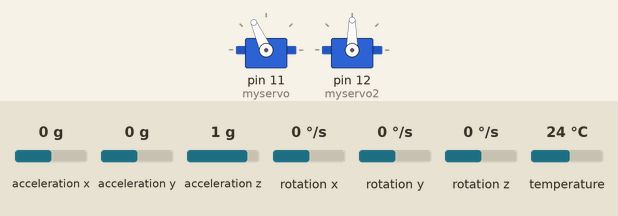
Recording of a sketch running on a simulated Arduino Uno, built with avr-gcc and run on an emulated ATmega328P. On the bench: 2 × servo. The inputs (shaded band) are chosen by the test bench; at power-on: acceleration y 0 g, rotation x 0 °/s, acceleration x 0 g, acceleration z 1 g, rotation y 0 °/s, rotation z 0 °/s, temperature 24 °C. What the sketch prints to the serial monitor is not drawn.

Above: at 1.3 s.
1.4 s: acceleration y set to -1.4 g
At 2.6 s:
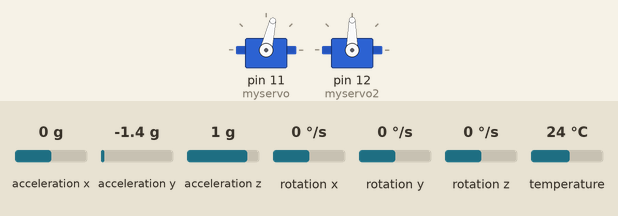
2.9 s: rotation x set to -192 °/s
At 5.7 s:
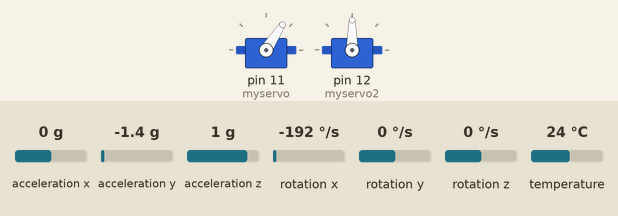
5.9 s: acceleration y set to 0 g
8.9 s: rotation x set to 0 °/s
At 9.4 s:
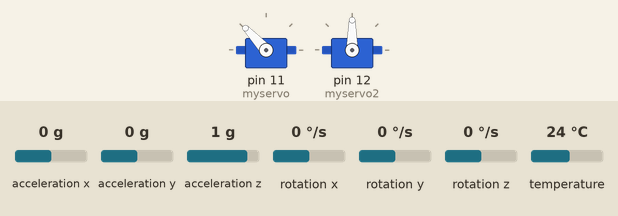
10.4 s: acceleration y set to 0.8 g
At 11.6 s:
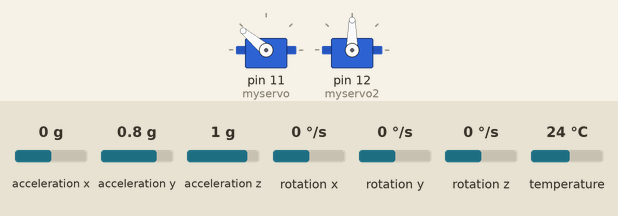
Timing chart, 0 to 12.9 s (numbered marks = the images above; inputs shaded):
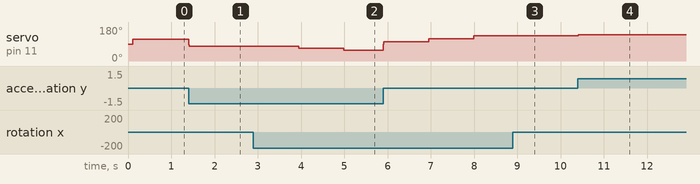

The sketch:

controlador_plataforma.ino
```cpp
#include <Servo.h>
#include <Adafruit_MPU6050.h>
#include <Adafruit_Sensor.h>
#include <Wire.h>

// Servo
Servo myservo;
Servo myservo2;
const unsigned int servo_zero = 90;
const unsigned int servo_zero2 = 90;

// IMU
Adafruit_MPU6050 mpu;
sensors_event_t a, g, temp;
unsigned long last_micros = 0;
unsigned long current_micros = 0;
unsigned long deltat_micros = 10000;
float deltat_seconds = (1.0*deltat_micros) / 1000000;
float roll_gyro = 0;
float pitch_gyro = 0;
float roll_acc = 0;
float pitch_acc = 0;
float roll_fused = 0;
float pitch_fused = 0;
float alpha = 0.005;

// PID_1
float kP = 0.055132;
float kI = 7.9199;
float kD = 0;
float ref = 0;
float error = 0;
float error_old = 0;
float error_accum = 0;
float eD = 0;
float control = 0;


// PID_2
float kP2 = 0.055132;
float kI2 = 7.9199;
float kD2 = 0;
float ref2 = 0;
float error2 = 0;
float error_old2 = 0;
float error_accum2 = 0;
float eD2 = 0;
float control2 = 0;


void setup()
{
  myservo.attach(11);
  myservo2.attach(12);
  myservo.write(servo_zero);
  myservo2.write(servo_zero2);
  //myservo.write(40);

  Serial.begin(115200);
  Serial.println("Adafruit MPU6050 test!");

  // Try to initialize!
  if (!mpu.begin()) {
    Serial.println("Failed to find MPU6050 chip");
    while (1) {
      delay(10);
    }
  }

  Serial.println("MPU6050 Found!");

  mpu.setAccelerometerRange(MPU6050_RANGE_8_G);
  Serial.print("Accelerometer range set to: ");
  switch (mpu.getAccelerometerRange()) {
  case MPU6050_RANGE_2_G:
    Serial.println("+-2G");
    break;
  case MPU6050_RANGE_4_G:
    Serial.println("+-4G");
    break;
  case MPU6050_RANGE_8_G:
    Serial.println("+-8G");
    break;
  case MPU6050_RANGE_16_G:
    Serial.println("+-16G");
    break;
  }
  mpu.setGyroRange(MPU6050_RANGE_500_DEG);
  Serial.print("Gyro range set to: ");
  switch (mpu.getGyroRange()) {
  case MPU6050_RANGE_250_DEG:
    Serial.println("+- 250 deg/s");
    break;
  case MPU6050_RANGE_500_DEG:
    Serial.println("+- 500 deg/s");
    break;
  case MPU6050_RANGE_1000_DEG:
    Serial.println("+- 1000 deg/s");
    break;
  case MPU6050_RANGE_2000_DEG:
    Serial.println("+- 2000 deg/s");
    break;
  }

  mpu.setFilterBandwidth(MPU6050_BAND_21_HZ);
  Serial.print("Filter bandwidth set to: ");
  switch (mpu.getFilterBandwidth()) {
  case MPU6050_BAND_260_HZ:
    Serial.println("260 Hz");
    break;
  case MPU6050_BAND_184_HZ:
    Serial.println("184 Hz");
    break;
  case MPU6050_BAND_94_HZ:
    Serial.println("94 Hz");
    break;
  case MPU6050_BAND_44_HZ:
    Serial.println("44 Hz");
    break;
  case MPU6050_BAND_21_HZ:
    Serial.println("21 Hz");
    break;
  case MPU6050_BAND_10_HZ:
    Serial.println("10 Hz");
    break;
  case MPU6050_BAND_5_HZ:
    Serial.println("5 Hz");
    break;
  }

  Serial.println("");
  delay(100);
}


void loop()
{
  current_micros = micros();

  // Obtenemos los datos y hacemos control sólo si han pasado deltat segundos
  if(current_micros - last_micros > deltat_micros)
  {
    last_micros = micros();

    // TODO lo procesamos aquí
    mpu.getEvent(&a, &g, &temp);

    // Calculamos los ángulos con el gyro
    roll_gyro = roll_gyro + g.gyro.x * deltat_seconds;
    //Serial.print("Roll Giroscopio:  ");
    //Serial.println(roll_gyro*180/M_PI);
    pitch_gyro = pitch_gyro + g.gyro.y * deltat_seconds;
    //Serial.print("Pitch Giroscopio:  ");
    //Serial.println(pitch_gyro*180/M_PI);

    // Calculamos los ángulos con el acc
    roll_acc = atan2(-a.acceleration.y, -a.acceleration.z);
    //Serial.print("Roll Acelerometro:  ");
    //Serial.println(roll_acc*180/M_PI);
    pitch_acc = asin(a.acceleration.x / sqrt(pow(a.acceleration.x, 2) + pow(a.acceleration.y, 2) + pow(a.acceleration.z, 2)) );
    //Serial.print("Pitch Acelerometro:  ");
    //Serial.println(pitch_acc*180/M_PI);


    // Fusionamos las mediciones del acc y del gyro
    roll_fused = alpha * (roll_fused + roll_gyro) + (1 - alpha) * roll_acc;
    //Serial.print("Roll Fused:  ");
    //Serial.println(roll_fused*180/M_PI);
    pitch_fused = alpha * (pitch_fused + pitch_gyro) + (1 - alpha) * pitch_acc;
    //Serial.print("Pitch Fused:  ");
    //Serial.println(pitch_fused*180/M_PI);

    // Controlador No.1 - Roll
    error = ref - ((roll_fused * 180) / M_PI);

    if(abs(error-error_old)>1){
      error_accum = error_accum + error;
      eD = error - error_old;
      control = kP * error + kI * error_accum * deltat_seconds + kD * (eD / deltat_seconds);
      error_old = error;
      control = servo_zero + control;

      //Valor absoluto entre error y erro old' > 2

      if(control > 140)
      {
        control = 140;
      }
      else if(control <0)
      {
        control = 0;
      }
      myservo.write(control);
  }

    // Controlador No.2 - Pitch
    error2 = ref2 - ((pitch_fused * 180) / M_PI);

    if(abs(error2-error_old2)>1){
      error_accum2 = error_accum2 + error2;
      eD2 = error2 - error_old2;
      control2 = kP2 * error2 + kI2 * error_accum2 * deltat_seconds + kD2 * (eD2 / deltat_seconds);
      error_old2 = error2;
      control2 = servo_zero2 + control2;
      if(control2 > 180)
      {
        control2 = 180;
      }
      else if(control2 <0)
      {
        control2 = 0;
      }
      myservo2.write(control2);
    }


    //Serial.println((roll_fused * 180) / M_PI);
    //myservo.write(140);
  }

}
```

Measured:
- after the input at 1.4 s, servo on pin 11 (myservo): 114° → 77° at once
- after the input at 2.9 s, servo on pin 11 (myservo): 77° → 67° after 1.1 s, → 57° 1.0 s later
- after the input at 8.9 s, servo on pin 11 (myservo): stays 133° (without the input it goes to 140° after 0.13 s)
- after the input at 10.4 s, servo on pin 11 (myservo): 133° → 140° at once
